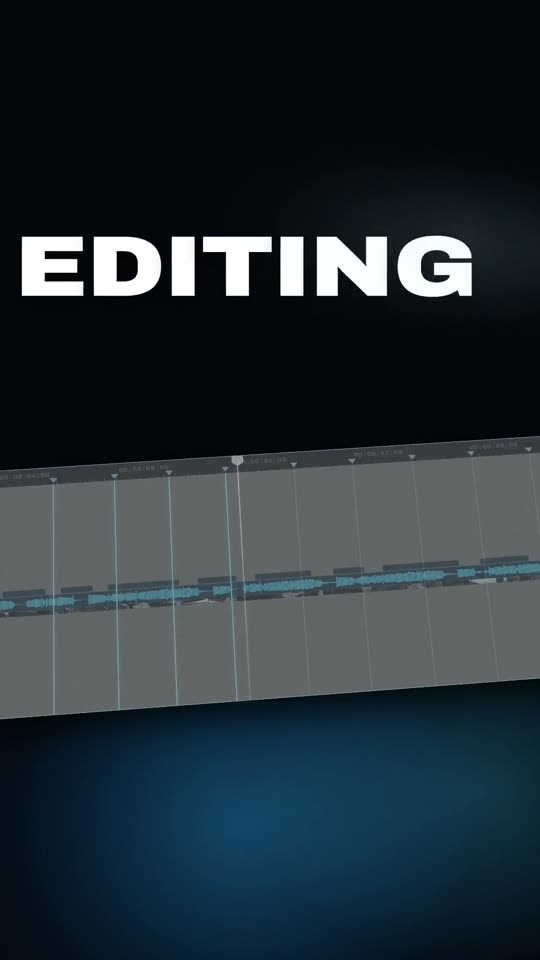
#> input picture example-videos/claude-connector.jpg, 540 x 960 px
$ python gap_check.py ../../example-videos/claude-connector.jpg   (older library calls are emulated)
#> lines starting #> are read from the running program, lines starting #| are printed output that depends on the picture
#!/usr/bin/env python3
"""gap_check.py <render.mp4> [--from A --to B] [--max 170] [--hold 0.4] — dead gaps BETWEEN things on screen.
From the LYRC build (the PHASE? hook, ~240 px of black between "CALLS IT A" and "PHASE?"): "spacing is a vital thing… never leave
too much gap between shit". fill_check catches a whole empty third; this catches the smaller hole between two stacked
elements: a horizontal band of empty rows (edge energy near zero, texture and grain ignored) taller than --max px (at
1920 high) with content above AND below it, held ≥ --hold s. Margins at the very top/bottom don't count."""
import sys, numpy as np, cv2
a = sys.argv; src = a[1]
opt = lambda k, d: float(a[a.index(k) + 1]) if k in a else d
t0, t1, MAX, HOLD = opt('--from', 0), opt('--to', 1e9), opt('--max', 170), opt('--hold', 0.4)
imgs = [x for x in a[1:] if x.lower().endswith('.png')]                    # stills too: gap_check.py frame-*.png
if imgs:
    class _C:                                                                # serve the PNGs as a 1-fps "video"
        def __init__(s): s.i = 0
        def get(s, p): return 1.0 if p == cv2.CAP_PROP_FPS else len(imgs)
        def set(s, p, v): s.i = int(v)
        def read(s): return (s.i < len(imgs), cv2.imread(imgs[s.i]) if s.i < len(imgs) else None)
    cap, HOLD = _C(), 0
else:
    cap = cv2.VideoCapture(src)
fps = cap.get(cv2.CAP_PROP_FPS); n = int(cap.get(cv2.CAP_PROP_FRAME_COUNT))
step = max(1, int(round(fps / 10)))                                          # 10 samples/s
hits = []
for i in range(int(t0 * fps), min(n, int(t1 * fps)), step):
    cap.set(cv2.CAP_PROP_POS_FRAMES, i); ok, f = cap.read()
#> further down, f is the input picture: shape (960, 540, 3); mean B, G, R 55.7, 48.3, 36.8
    if not ok: break
    H = f.shape[0]; k = 1920 / H
#> after `H = f.shape[0]`: H = 960
#> after `k = 1920 / H`: k = 2
    g = cv2.GaussianBlur(cv2.cvtColor(f, cv2.COLOR_BGR2GRAY), (5, 5), 0).astype(np.float32)
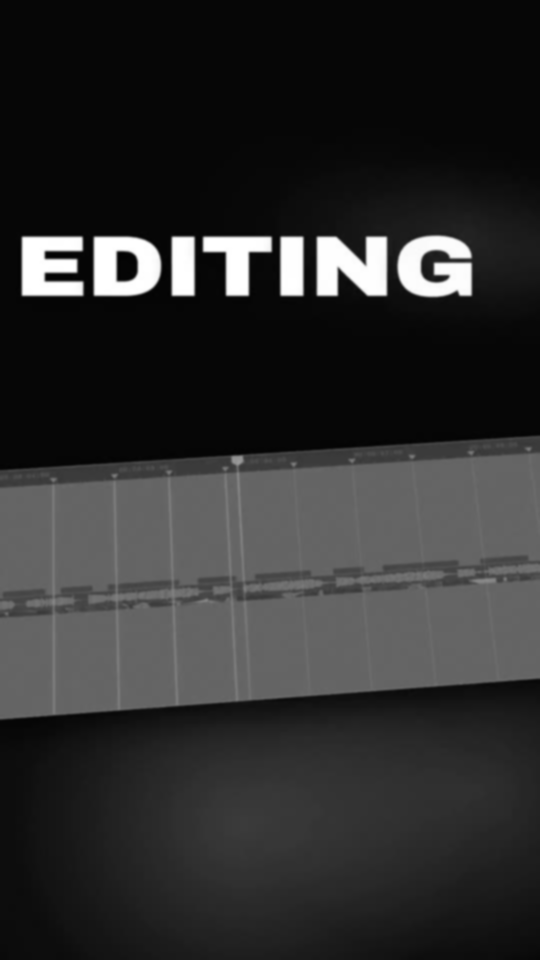
#> g: shape (960, 540) float32; min 2, max 255, mean 45.8
    e = np.abs(cv2.Sobel(g, cv2.CV_32F, 1, 0, ksize=3)) + np.abs(cv2.Sobel(g, cv2.CV_32F, 0, 1, ksize=3))
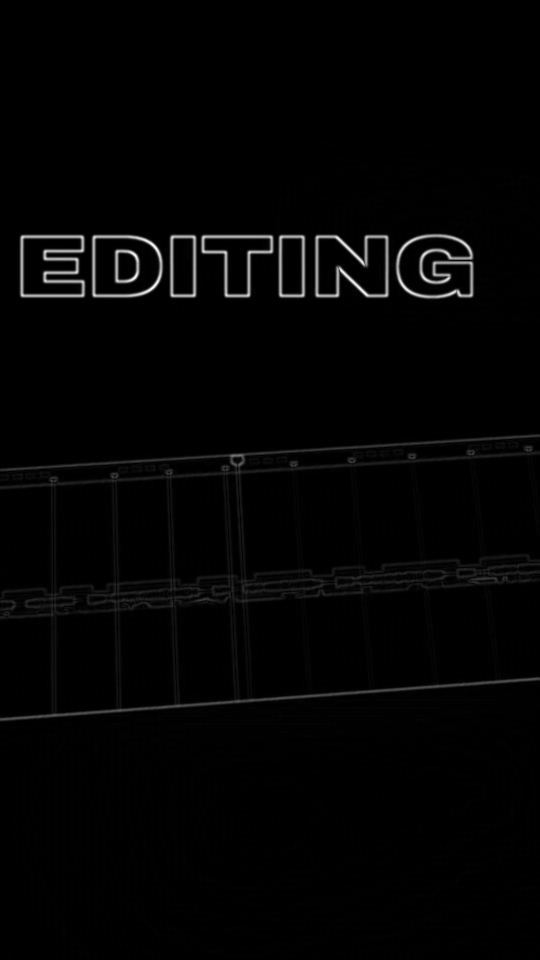
#> e: shape (960, 540) float32; min 0, max 890, mean 13.5; drawn with min black and max white
    busy = (e > 18).mean(1) > 0.003                                          # rows with real detail (type, figures, footage, a big glyph's sides)
    run = np.convolve(busy.astype(float), np.ones(int(24 / k) or 1), "same")
#> run = 960 values, max 12 at index 239, min 0 at index 0, mean 4.45
    busy &= run >= max(1, int(24 / k) * 0.75)                                # a lone speck or a hairline isn't content (text and figures run 24 px+)
    idx = np.flatnonzero(busy)
#> idx = 346 values from 236 to 719
    idx = idx[(idx * k > 120) & (idx * k < 1800)]                            # the frame's top/bottom edges are margins, not gaps
    if len(idx) < 2: continue
    best = 0; bi = None
    for j in range(len(idx) - 1):                                            # empty runs between the first and last busy row
        gap = (idx[j + 1] - idx[j]) * k
        if gap > best: best, bi = gap, (idx[j] * k, idx[j + 1] * k)
#> this loop made 345 passes
#> (gap, best, bi) on passes 1, 62: (2, 2, (472, 474)), (278, 278, (594, 872))
#> gap on passes 2 to 7: 2, 2, 2, 2, 2, 2
#> after the loop, best = 278
    hits.append((i / fps, best, bi))
bad = []; run = []
for t, gap, b in hits:
    if gap > MAX and imgs: print(f'GAP in {imgs[int(t)]}: {gap:.0f} px between y {b[0]:.0f} and {b[1]:.0f}')
    if gap > MAX: run.append((t, gap, b))
    else:
        if run and run[-1][0] - run[0][0] >= HOLD: bad.append(run)
        run = []
#> this loop made 1 pass
#> (t, gap, b) on pass 1: (0, 278, (594, 872))
#> after the loop, bad = []
if run and run[-1][0] - run[0][0] >= HOLD: bad.append(run)
for r in bad:
    g = max(r, key=lambda x: x[1])
    print(f'GAP {r[0][0]:.2f}–{r[-1][0]:.2f} s: up to {g[1]:.0f} px empty between y {g[2][0]:.0f} and {g[2][1]:.0f} (at {g[0]:.2f} s)')
#> this loop made 0 passes
print('ok' if not bad else f'{len(bad)} stretch(es) with a gap over {MAX:.0f} px')
#| ok

$ run again, on example-videos/steal-this.jpg
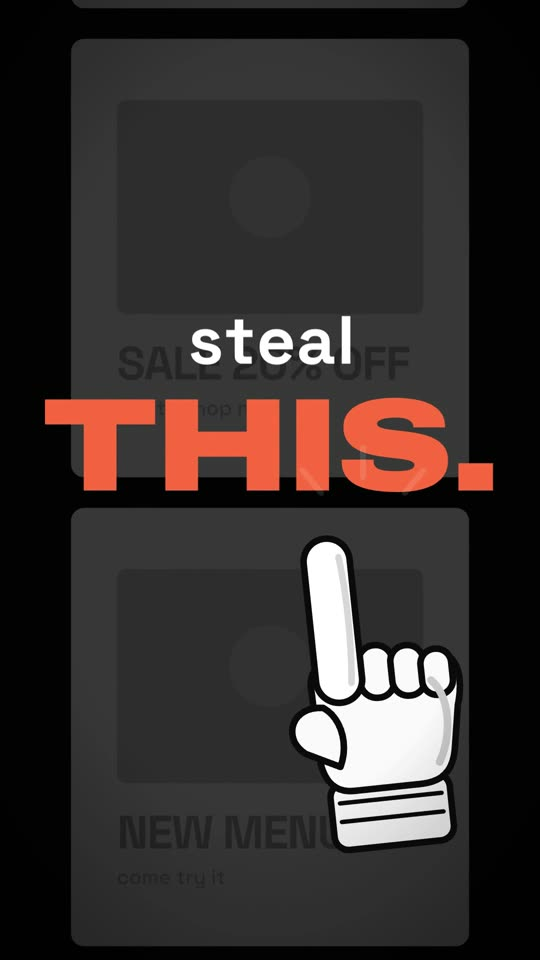
#> input picture example-videos/steal-this.jpg, 540 x 960 px
#> f is the input picture: shape (960, 540, 3); mean B, G, R 44.8, 46.3, 52.7
#> `g = cv2.GaussianBlur(cv2.cvtColor(f, cv2.COLOR_BGR2GRAY), (5, 5), 0).a..`:
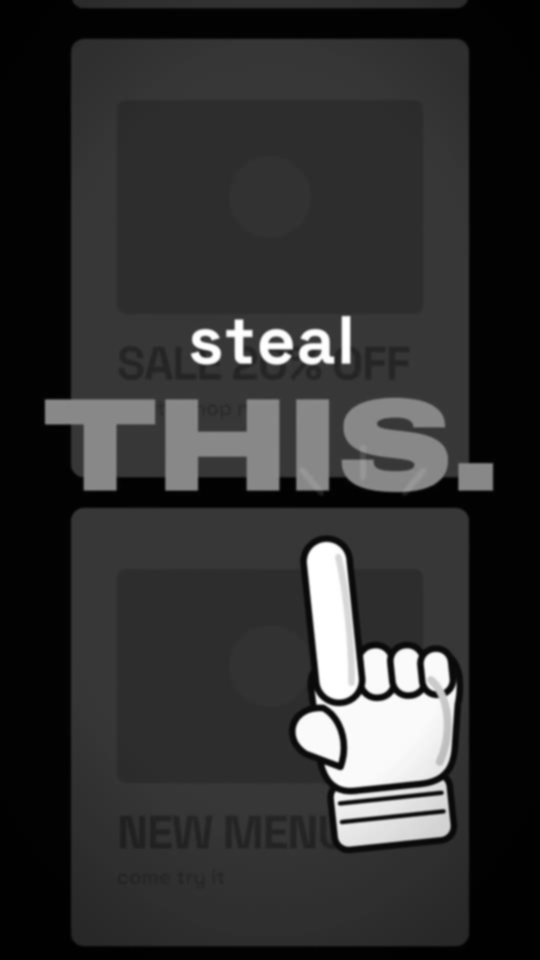
#> g: shape (960, 540) float32; min 0, max 255, mean 48
#> `e = np.abs(cv2.Sobel(g, cv2.CV_32F, 1, 0, ksize=3)) + np.abs(cv2.Sobel..`:
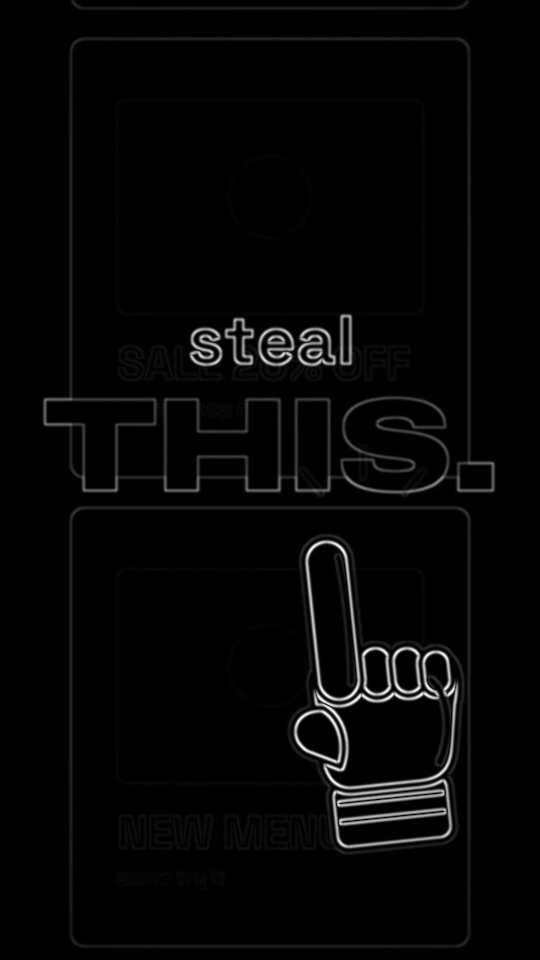
#> e: shape (960, 540) float32; min 0, max 880, mean 19.6; drawn with min black and max white
#> run = 960 values, max 12 at index 42, min 0 at index 17, mean 11.45
#> `idx = np.flatnonzero(busy)`: idx = 902 values from 3 to 946
#> `idx = idx[(idx * k > 120) & (idx * k < 1800)]                         ..`: idx = 827 values from 61 to 899
#> the loop `for j in range(len(idx) - 1):` made 826 passes
#> (gap, best, bi) on passes 1, 435: (2, 2, (122, 124)), (26, 26, (990, 1016))
#> after the loop `for j in range(len(idx) - 1):`: best = 26
#> the loop `for t, gap, b in hits:` made 1 pass
#> (t, gap, b) on pass 1: (0, 26, (990, 1016))
#> after the loop `for t, gap, b in hits:`: bad = []
#| ok

$ run again, on example-videos/story-hook-B-footage-crowd.jpg
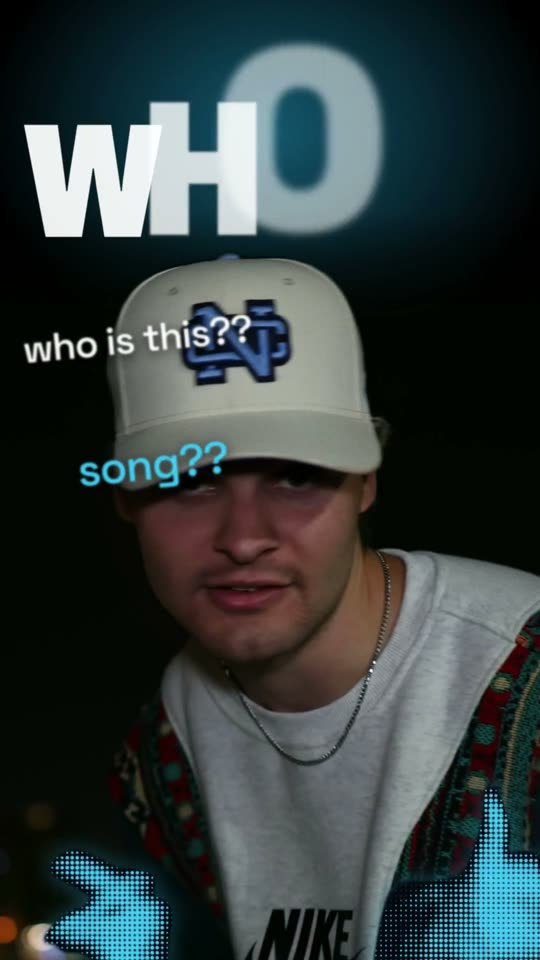
#> input picture example-videos/story-hook-B-footage-crowd.jpg, 540 x 960 px
#> f is the input picture: shape (960, 540, 3); mean B, G, R 63.6, 63.6, 53.2
#> `g = cv2.GaussianBlur(cv2.cvtColor(f, cv2.COLOR_BGR2GRAY), (5, 5), 0).a..`:
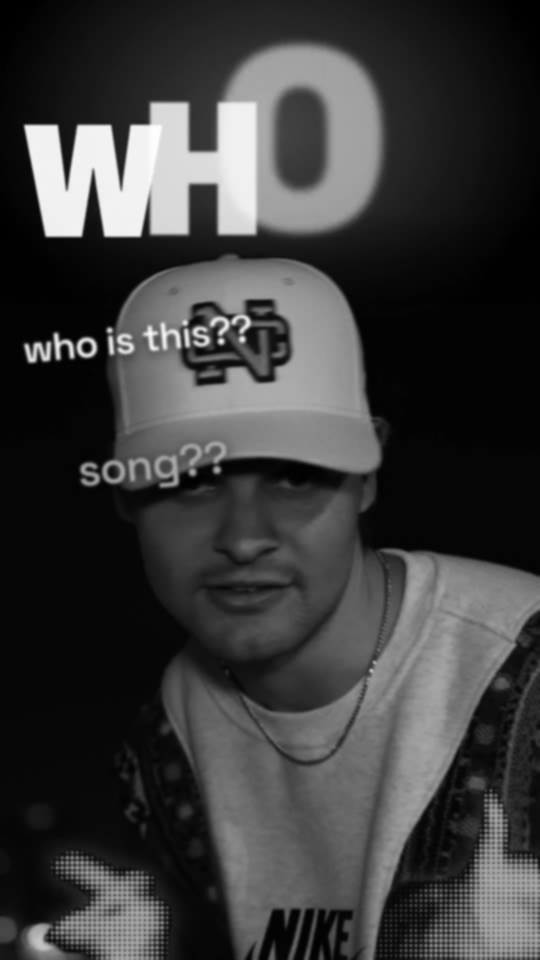
#> g: shape (960, 540) float32; min 0, max 254, mean 60.5
#> `e = np.abs(cv2.Sobel(g, cv2.CV_32F, 1, 0, ksize=3)) + np.abs(cv2.Sobel..`:
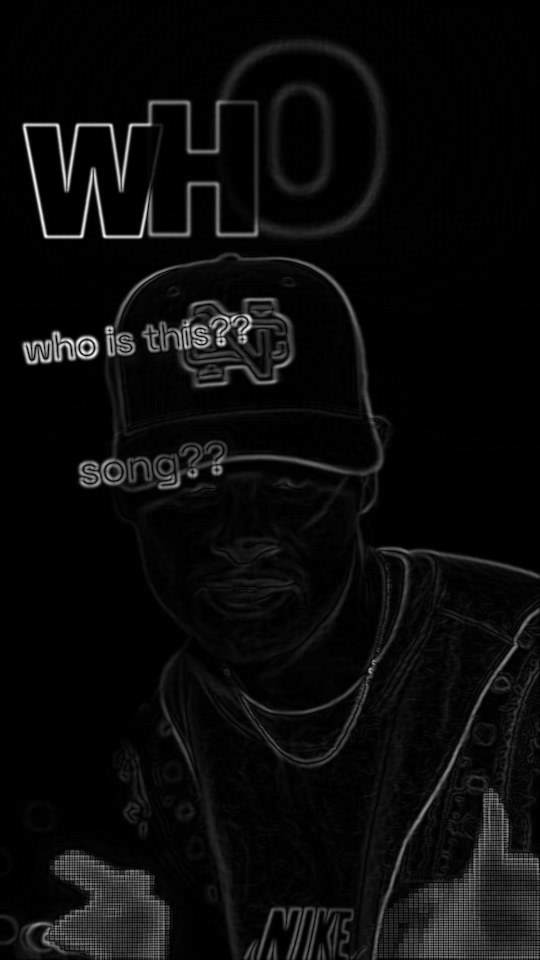
#> e: shape (960, 540) float32; min 0, max 724, mean 32.4; drawn with min black and max white
#> run = 960 values, max 12 at index 42, min 0 at index 0, mean 11.42
#> `idx = np.flatnonzero(busy)`: idx = 905 values from 39 to 957
#> `idx = idx[(idx * k > 120) & (idx * k < 1800)]                         ..`: idx = 825 values from 61 to 899
#> the loop `for j in range(len(idx) - 1):` made 824 passes
#> (gap, best, bi) on passes 1, 179: (2, 2, (122, 124)), (30, 30, (478, 508))
#> after the loop `for j in range(len(idx) - 1):`: best = 30
#> the loop `for t, gap, b in hits:` made 1 pass
#> (t, gap, b) on pass 1: (0, 30, (478, 508))
#> after the loop `for t, gap, b in hits:`: bad = []
#| ok
